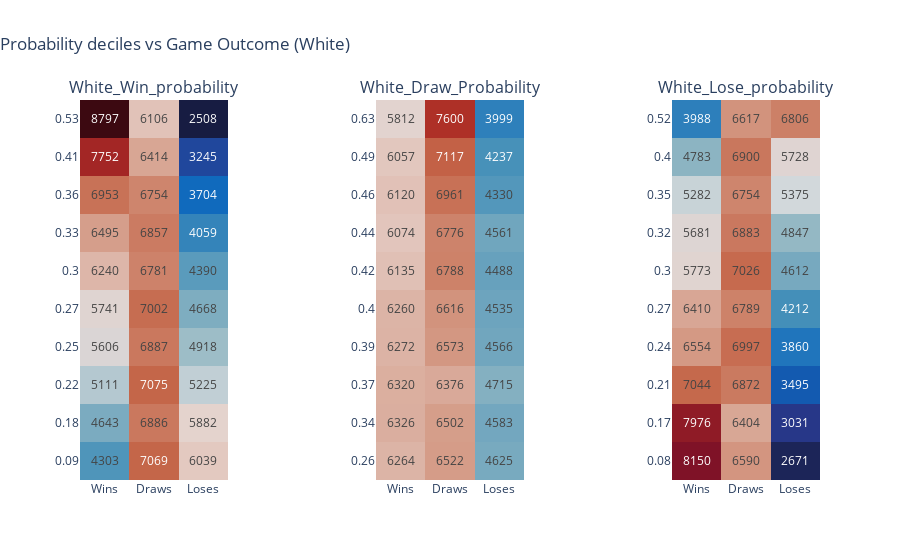
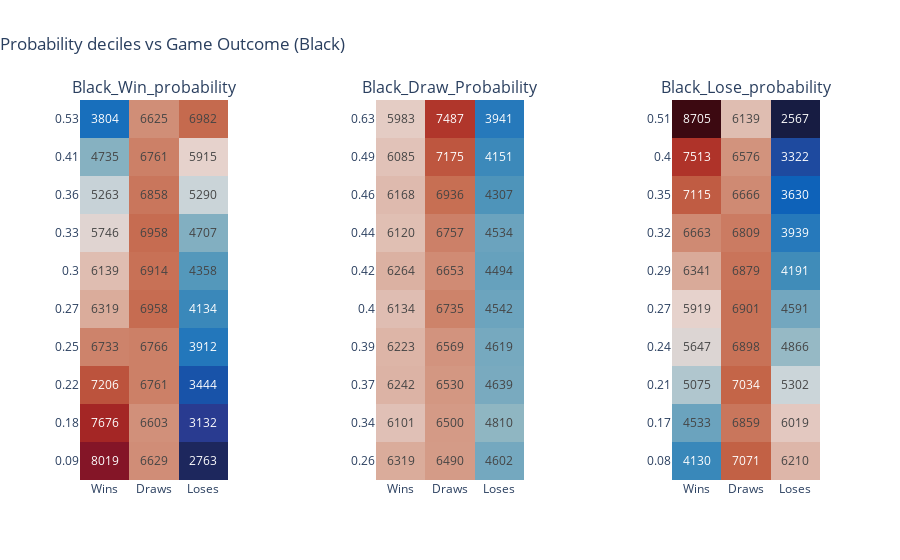

Write notebook code for charts like these, in order.
### Code cell
plot_figures(3, ('White_Win_probability','White_Draw_Probability','White_Lose_probability'),
             "Probability deciles vs Game Outcome (White)", deciles, train)
plot_figures(3, ('Black_Win_probability','Black_Draw_Probability','Black_Lose_probability'),
             "Probability deciles vs Game Outcome (Black)", deciles, train)

### Figure 1 — Plotly figure (JSON) as saved in the notebook; plotly's stock layout.template omitted (floating-point values rounded to 4 significant figures)
{"data": [{"coloraxis": "coloraxis", "hovertemplate": "x: %{x}<br>y: %{y}<br>color: %{z}<extra></extra>", "name": "0", "texttemplate": "%{z}", "type": "heatmap", "x": ["Wins", "Draws", "Loses"], "xaxis": "x", "y": ["0.09", "0.18", "0.22", "0.25", "0.27", "0.3", "0.33", "0.36", "0.41", "0.53"], "yaxis": "y", "z": [[4303, 7069, 6039], [4643, 6886, 5882], [5111, 7075, 5225], [5606, 6887, 4918], [5741, 7002, 4668], [6240, 6781, 4390], [6495, 6857, 4059], [6953, 6754, 3704], [7752, 6414, 3245], [8797, 6106, 2508]]}, {"coloraxis": "coloraxis", "hovertemplate": "x: %{x}<br>y: %{y}<br>color: %{z}<extra></extra>", "name": "0", "texttemplate": "%{z}", "type": "heatmap", "x": ["Wins", "Draws", "Loses"], "xaxis": "x2", "y": ["0.26", "0.34", "0.37", "0.39", "0.4", "0.42", "0.44", "0.46", "0.49", "0.63"], "yaxis": "y2", "z": [[6264, 6522, 4625], [6326, 6502, 4583], [6320, 6376, 4715], [6272, 6573, 4566], [6260, 6616, 4535], [6135, 6788, 4488], [6074, 6776, 4561], [6120, 6961, 4330], [6057, 7117, 4237], [5812, 7600, 3999]]}, {"coloraxis": "coloraxis", "hovertemplate": "x: %{x}<br>y: %{y}<br>color: %{z}<extra></extra>", "name": "0", "texttemplate": "%{z}", "type": "heatmap", "x": ["Wins", "Draws", "Loses"], "xaxis": "x3", "y": ["0.08", "0.17", "0.21", "0.24", "0.27", "0.3", "0.32", "0.35", "0.4", "0.52"], "yaxis": "y3", "z": [[8150, 6590, 2671], [7976, 6404, 3031], [7044, 6872, 3495], [6554, 6997, 3860], [6410, 6789, 4212], [5773, 7026, 4612], [5681, 6883, 4847], [5282, 6754, 5375], [4783, 6900, 5728], [3988, 6617, 6806]]}], "layout": {"annotations": [{"font": {"size": 16}, "showarrow": false, "text": "White_Win_probability", "x": 0.1, "xanchor": "center", "xref": "paper", "y": 1, "yanchor": "bottom", "yref": "paper"}, {"font": {"size": 16}, "showarrow": false, "text": "White_Draw_Probability", "x": 0.5, "xanchor": "center", "xref": "paper", "y": 1, "yanchor": "bottom", "yref": "paper"}, {"font": {"size": 16}, "showarrow": false, "text": "White_Lose_probability", "x": 0.9, "xanchor": "center", "xref": "paper", "y": 1, "yanchor": "bottom", "yref": "paper"}], "coloraxis": {"colorbar": {"thickness": 25, "x": -0.12}, "colorscale": [[0, "rgb(23, 28, 66)"], [0.09091, "rgb(41, 58, 143)"], [0.1818, "rgb(11, 102, 189)"], [0.2727, "rgb(69, 144, 185)"], [0.3636, "rgb(142, 181, 194)"], [0.4545, "rgb(210, 216, 219)"], [0.5455, "rgb(230, 210, 204)"], [0.6364, "rgb(213, 157, 137)"], [0.7273, "rgb(196, 101, 72)"], [0.8182, "rgb(172, 43, 36)"], [0.9091, "rgb(120, 14, 40)"], [1, "rgb(60, 9, 17)"]], "showscale": false}, "coloraxis2": {"colorbar": {"thickness": 25}, "colorscale": [[0, "rgb(20, 29, 67)"], [0.09091, "rgb(28, 72, 93)"], [0.1818, "rgb(18, 115, 117)"], [0.2727, "rgb(63, 156, 129)"], [0.3636, "rgb(153, 189, 156)"], [0.4545, "rgb(223, 225, 211)"], [0.5455, "rgb(241, 218, 206)"], [0.6364, "rgb(224, 160, 137)"], [0.7273, "rgb(203, 101, 99)"], [0.8182, "rgb(164, 54, 96)"], [0.9091, "rgb(111, 23, 91)"], [1, "rgb(51, 13, 53)"]], "showscale": false}, "title": {"text": "Probability deciles vs Game Outcome (White)", "x": 0}, "xaxis": {"anchor": "y", "domain": [0, 0.2]}, "xaxis2": {"anchor": "y2", "domain": [0.4, 0.6]}, "xaxis3": {"anchor": "y3", "domain": [0.8, 1]}, "yaxis": {"anchor": "x", "domain": [0, 1]}, "yaxis2": {"anchor": "x2", "domain": [0, 1]}, "yaxis3": {"anchor": "x3", "domain": [0, 1]}}}

### Figure 2 — Plotly figure (JSON) as saved in the notebook; plotly's stock layout.template omitted (floating-point values rounded to 4 significant figures)
{"data": [{"coloraxis": "coloraxis", "hovertemplate": "x: %{x}<br>y: %{y}<br>color: %{z}<extra></extra>", "name": "0", "texttemplate": "%{z}", "type": "heatmap", "x": ["Wins", "Draws", "Loses"], "xaxis": "x", "y": ["0.09", "0.18", "0.22", "0.25", "0.27", "0.3", "0.33", "0.36", "0.41", "0.53"], "yaxis": "y", "z": [[8019, 6629, 2763], [7676, 6603, 3132], [7206, 6761, 3444], [6733, 6766, 3912], [6319, 6958, 4134], [6139, 6914, 4358], [5746, 6958, 4707], [5263, 6858, 5290], [4735, 6761, 5915], [3804, 6625, 6982]]}, {"coloraxis": "coloraxis", "hovertemplate": "x: %{x}<br>y: %{y}<br>color: %{z}<extra></extra>", "name": "0", "texttemplate": "%{z}", "type": "heatmap", "x": ["Wins", "Draws", "Loses"], "xaxis": "x2", "y": ["0.26", "0.34", "0.37", "0.39", "0.4", "0.42", "0.44", "0.46", "0.49", "0.63"], "yaxis": "y2", "z": [[6319, 6490, 4602], [6101, 6500, 4810], [6242, 6530, 4639], [6223, 6569, 4619], [6134, 6735, 4542], [6264, 6653, 4494], [6120, 6757, 4534], [6168, 6936, 4307], [6085, 7175, 4151], [5983, 7487, 3941]]}, {"coloraxis": "coloraxis", "hovertemplate": "x: %{x}<br>y: %{y}<br>color: %{z}<extra></extra>", "name": "0", "texttemplate": "%{z}", "type": "heatmap", "x": ["Wins", "Draws", "Loses"], "xaxis": "x3", "y": ["0.08", "0.17", "0.21", "0.24", "0.27", "0.29", "0.32", "0.35", "0.4", "0.51"], "yaxis": "y3", "z": [[4130, 7071, 6210], [4533, 6859, 6019], [5075, 7034, 5302], [5647, 6898, 4866], [5919, 6901, 4591], [6341, 6879, 4191], [6663, 6809, 3939], [7115, 6666, 3630], [7513, 6576, 3322], [8705, 6139, 2567]]}], "layout": {"annotations": [{"font": {"size": 16}, "showarrow": false, "text": "Black_Win_probability", "x": 0.1, "xanchor": "center", "xref": "paper", "y": 1, "yanchor": "bottom", "yref": "paper"}, {"font": {"size": 16}, "showarrow": false, "text": "Black_Draw_Probability", "x": 0.5, "xanchor": "center", "xref": "paper", "y": 1, "yanchor": "bottom", "yref": "paper"}, {"font": {"size": 16}, "showarrow": false, "text": "Black_Lose_probability", "x": 0.9, "xanchor": "center", "xref": "paper", "y": 1, "yanchor": "bottom", "yref": "paper"}], "coloraxis": {"colorbar": {"thickness": 25, "x": -0.12}, "colorscale": [[0, "rgb(23, 28, 66)"], [0.09091, "rgb(41, 58, 143)"], [0.1818, "rgb(11, 102, 189)"], [0.2727, "rgb(69, 144, 185)"], [0.3636, "rgb(142, 181, 194)"], [0.4545, "rgb(210, 216, 219)"], [0.5455, "rgb(230, 210, 204)"], [0.6364, "rgb(213, 157, 137)"], [0.7273, "rgb(196, 101, 72)"], [0.8182, "rgb(172, 43, 36)"], [0.9091, "rgb(120, 14, 40)"], [1, "rgb(60, 9, 17)"]], "showscale": false}, "coloraxis2": {"colorbar": {"thickness": 25}, "colorscale": [[0, "rgb(20, 29, 67)"], [0.09091, "rgb(28, 72, 93)"], [0.1818, "rgb(18, 115, 117)"], [0.2727, "rgb(63, 156, 129)"], [0.3636, "rgb(153, 189, 156)"], [0.4545, "rgb(223, 225, 211)"], [0.5455, "rgb(241, 218, 206)"], [0.6364, "rgb(224, 160, 137)"], [0.7273, "rgb(203, 101, 99)"], [0.8182, "rgb(164, 54, 96)"], [0.9091, "rgb(111, 23, 91)"], [1, "rgb(51, 13, 53)"]], "showscale": false}, "title": {"text": "Probability deciles vs Game Outcome (Black)", "x": 0}, "xaxis": {"anchor": "y", "domain": [0, 0.2]}, "xaxis2": {"anchor": "y2", "domain": [0.4, 0.6]}, "xaxis3": {"anchor": "y3", "domain": [0.8, 1]}, "yaxis": {"anchor": "x", "domain": [0, 1]}, "yaxis2": {"anchor": "x2", "domain": [0, 1]}, "yaxis3": {"anchor": "x3", "domain": [0, 1]}}}
